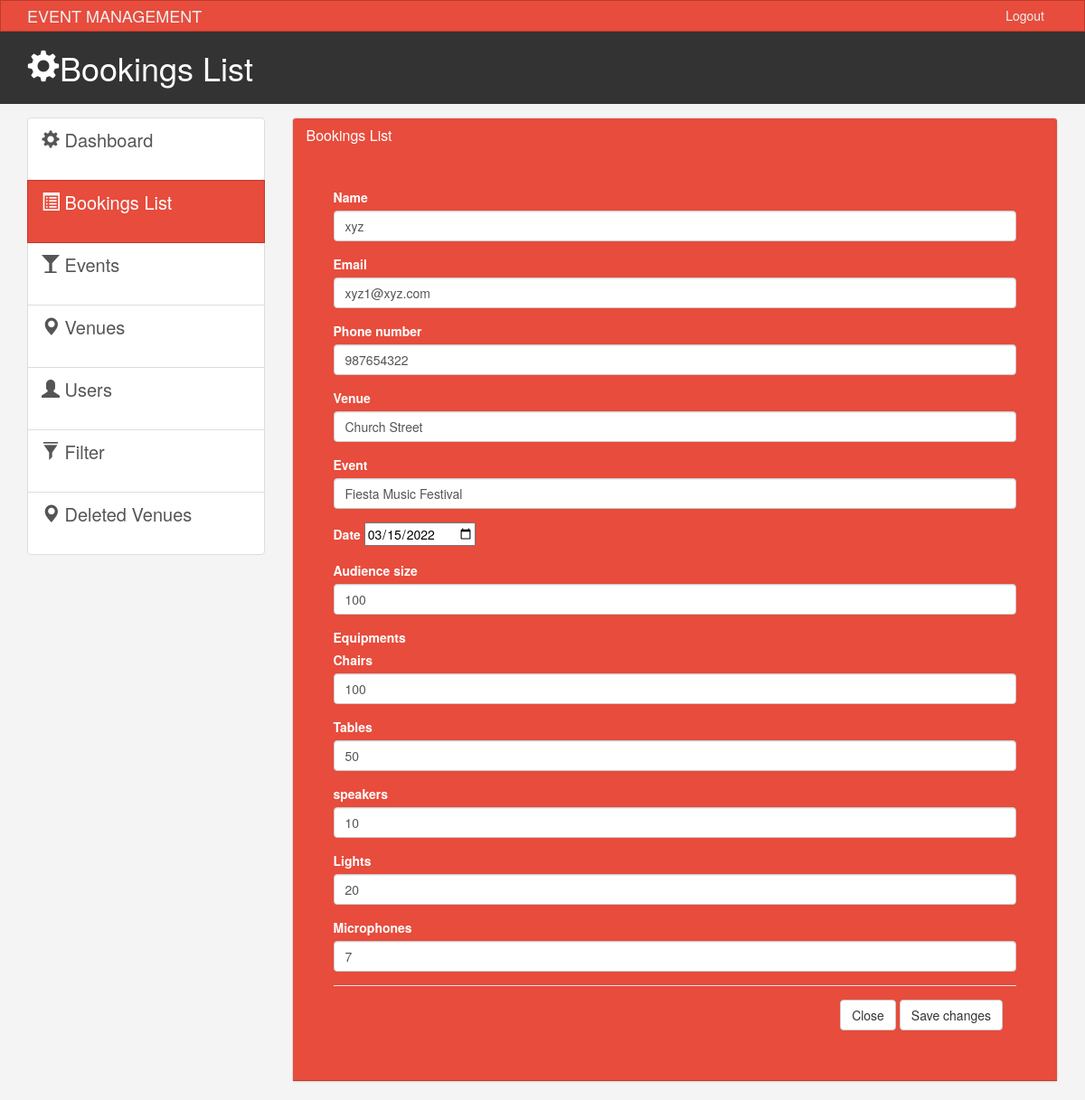
The page /admin/edit_bookings.php?id=82 on the database its author committed.
### tables this page shows
CREATE TABLE `venue_booking` (
  `id` int(3) NOT NULL,
  `user_name` varchar(25) NOT NULL,
  `email` varchar(50) NOT NULL,
  `user_phone` int(10) NOT NULL,
  `venue_id` int(1) NOT NULL,
  `event_id` int(1) NOT NULL,
  `date` date NOT NULL,
  `audience_size` int(3) NOT NULL
);

CREATE TABLE `venue` (
  `id` int(1) NOT NULL,
  `name` varchar(25) NOT NULL,
  `address` varchar(100) NOT NULL,
  `description` varchar(200) NOT NULL,
  `rate` int(5) NOT NULL
);

CREATE TABLE `event` (
  `id` int(1) NOT NULL,
  `name` varchar(25) NOT NULL,
  `description` varchar(100) NOT NULL
);

CREATE TABLE `equipments` (
  `eid` int(3) NOT NULL,
  `chairs_no` int(3) NOT NULL,
  `tables_no` int(3) NOT NULL,
  `lights_no` int(3) NOT NULL,
  `speakers_no` int(3) NOT NULL,
  `microphones_no` int(3) NOT NULL,
  `venue_booking_id` int(3) NOT NULL
);

### admin/edit_bookings.php (the view, shortened to what this page needs)
<!DOCTYPE html>
<html lang="en">
  <head>
  <?php
 include('../connection.php');
 $id = $_GET["id"];
 $name =   '';
 $email = '';
 $phone_number ='';
 $event_id =  '';
 $venue_id =  '';
 $date =  '';
 $aud_size =  '';
 $sql_sel_booking = "SELECT * FROM `venue_booking` where `id` = $id";
 $res_sel_booking = mysqli_query($data, $sql_sel_booking);
 while($row = mysqli_fetch_array($res_sel_booking)){
     $name = $row["user_name"];
     $email = $row["email"];
     $phone_number = $row["user_phone"];
     $event_id = $row["event_id"];
     $venue_id = $row["venue_id"];
     $date = $row["date"];
     $aud_size = $row["audience_size"];
 }
 $sql_ven_name = "SELECT * FROM `venue` where `id` = $venue_id";
 $res_ven_name = mysqli_query($data, $sql_ven_name);
 $ven_name="";
 while($row_ven_name = mysqli_fetch_array($res_ven_name)){
  $ven_name= $row_ven_name["name"];
 }
 $sql_eve_name = "SELECT * FROM `event` where `id` = $event_id";
 $res_eve_name = mysqli_query($data, $sql_eve_name);
 $eve_name="";
 while($row_eve_name = mysqli_fetch_array($res_eve_name)){
  $eve_name= $row_eve_name["name"];
 }
 $sql_equipments = "SELECT * FROM `equipments` where `venue_booking_id`= $id";
 $res_equipments = mysqli_query($data,$sql_equipments);
 $table="";
 $chair="";
 $mic="";
 $speaker="";
 $light="";
 while($row_equipments = mysqli_fetch_array($res_equipments)){
    $table= $row_equipments["tables_no"];
    $chair= $row_equipments["chairs_no"];
    $mic= $row_equipments["microphones_no"];
    $light= $row_equipments["lights_no"];
    $speaker= $row_equipments["speakers_no"];
   }
 ?>
    <link href="css/bootstrap.min.css?v=<?php echo time(); ?>" rel="stylesheet">
    <link href="css/style.css?v=<?php echo time(); ?>" rel="stylesheet">
  </head>
  <body>
    <nav class="navbar navbar-default">
      <div class="container">
        <div class="navbar-header">
          <a class="navbar-brand" href="#">EVENT MANAGEMENT</a>
        </div>
        <div id="navbar" class="collapse navbar-collapse">
          <ul class="nav navbar-nav navbar-right">
            <li><a href="../login.php">Logout</a></li>
          </ul>
        </div>
      </div>
    </nav>
    <header id="header">
      <div class="container">
        <div class="row">
          <div class="col-md-10">
            <h1><span class="glyphicon glyphicon-cog" aria-hidden="true"></span>Bookings List</h1>
          </div>
        </div>
      </div>
    </header>
    <section id="main">
      <div class="container">
        <div class="row">
          <div class="col-md-3">
            <div class="list-group">
              <a href="index.php" class="list-group-item">
                <span class="glyphicon glyphicon-cog" aria-hidden="true"></span> Dashboard
              </a>
              <a href="bookings_list.php" class="list-group-item active main-color-bg"><span class="glyphicon glyphicon-list-alt" aria-hidden="true"></span> Bookings List </a>
              <a href="events.php" class="list-group-item"><span class="glyphicon glyphicon-glass" aria-hidden="true"></span> Events </a>
              <a href="venues.php" class="list-group-item"><span class="glyphicon glyphicon-map-marker" aria-hidden="true"></span> Venues </a>
              <a href="users.php" class="list-group-item"><span class="glyphicon glyphicon-user" aria-hidden="true"></span> Users </a>
              <a href="filter.php" class="list-group-item"><span class="glyphicon glyphicon-filter" aria-hidden="true"></span> Filter </a>
              <a href="venue_logs.php" class="list-group-item"><span class="glyphicon glyphicon-map-marker" aria-hidden="true"></span> Deleted Venues </a>
        </div>
          </div>
          <div class="col-md-9">
            <div class="panel panel-default">
              <div class="panel-heading main-color-bg">
                <h3 class="panel-title">Bookings List</h3><br>
              <div class="panel-body">
            <div class="modal-body">
              <form action="" method="post">
                <div class="form-group">
                    <label>Name</label>
                    <input type="text" name="name" class="form-control" placeholder="Name" value="<?php echo $name; ?>" required>
                  </div>
                  <div class="form-group">
                    <label>Email</label>
                    <input type="text" name="email" class="form-control" placeholder="Email" value="<?php echo $email; ?>" required>
                  </div>
              <div class="form-group">
                <label>Phone number</label>
                <input type="text" name="phone" class="form-control" placeholder="Contact" value="<?php echo $phone_number; ?>" required>
              </div>
              <div class="form-group">
                    <label>Venue</label>
                    <input type="text" name="venue" class="form-control" placeholder="Venue name" value="<?php echo $ven_name; ?>" required>
                  </div>
                  <div class="form-group">
                    <label>Event</label>
                    <input type="text" name="event" class="form-control" placeholder="Event name" value="<?php echo $eve_name; ?>" required>
                  </div>
                  <div class="form-group">
                        <label for="Date">Date</label>
                        <input style="color:black;" type="date" name="date" id="Date" value="<?php echo $date; ?>" required>
                     </div>
                  <div class="form-group">
                    <label>Audience size</label>
                    <input type="number" name="size" class="form-control" placeholder="size" value="<?php echo $aud_size; ?>" required>
                  </div>
                    <label for="Equipments">Equipments</label><br>
                   <div class="form-group">
                        <label for="chairs">Chairs</label>
                        <input type="number" class="form-control" name="chairs" id="chairs" placeholder="no of chairs" min="0" max="1000" value="<?php echo $chair; ?>" required>
                     </div>
              <div class="form-group">
                        <label for="Tables">Tables</label>
                        <input type="number" class="form-control" name="tables" id="Tables" placeholder="no of Tables" min="0" max="1000" value="<?php echo $table; ?>" required>
                     </div>
                     <div class="form-group">
                        <label for="speakers">speakers</label>
                        <input type="number" class="form-control" name="speakers" id="speakers" placeholder="no of speakers" min="0" max="1000" value="<?php echo $speaker; ?>" required>
                     </div>
                  <div class="form-group">
                        <label for="Lights">Lights</label>
                        <input type="number" class="form-control" name="lights" id="Lights" placeholder="no of Lights" min="0" max="1000" value="<?php echo $light; ?>" required>
                     </div>
                    <div class="form-group">
                        <label for="Microphones">Microphones</label>
                        <input type="number" class="form-control" name="microphones" id="Microphones" placeholder="no of Microphones" min="0" max="1000" value="<?php echo $mic; ?>" required>
                     </div>
            <div class="modal-footer">
            <a href="bookings_list.php"> <button type="button" class="btn btn-default" data-dismiss="modal">Close</button></a>
              <button type="submit" name="save" class="btn btn-default">Save changes</button>
            </div>
        </div>
          </div>
        </div>
      </div>
  </body>
</html>

### admin/css/style.css (style rules this page uses)
body { background:#f4f4f4; }
.navbar { min-height: 33px !important; margin-bottom:0; border-radius:0; }
.navbar-nav > li > a, .navbar-brand { padding-top:6px !important; padding-bottom:0 !important; height: 33px; }
.navbar-default { background-color: #e74c3c; border-color: #c0392b; }
.navbar-default .navbar-brand { color: #ecf0f1; }
.navbar-default .navbar-nav > li > a { color: #ecf0f1; }
.navbar-default .navbar-collapse, .navbar-default .navbar-form { border-color: #ecf0f1; }
.main-color-bg { background-color: #e74c3c !important; border-color: #c0392b !important; color:#ffffff !important; }
#header { background:#333333; color:#ffffff; padding-bottom: 10px; margin-bottom: 15px; }
.list-group { height: 400px !important; }
a.list-group-item { font-size: 20px !important; }
.list-group-item { height: 70px !important; }

### rows shown on the page
venue_booking: name "xyz", email "xyz1@xyz.com", phone "987654322", date "03/15/2022", size "100"
venue: venue "Church Street"
event: event "Fiesta Music Festival"
equipments: chairs "100", tables "50", speakers "10", lights "20", microphones "7"
